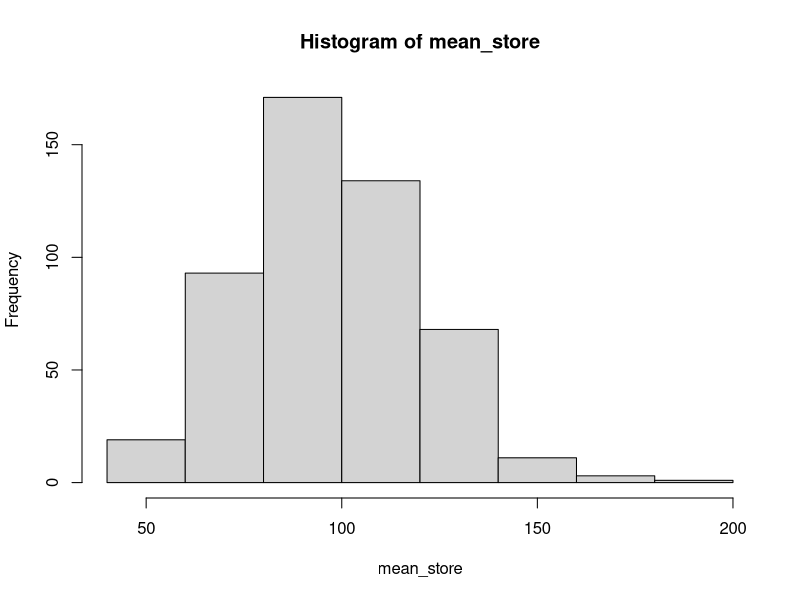

Here is the R script that generated this plot:
## ---- chunk 1
# draw 10,000 number from the above distribution and store it.

# count the number of draws that falls in the given range. 
#a.

P1 = pnorm(50, mean =30, sd = 10)
P2 = pnorm(20, mean =30, sd = 10)
p_theoretical = P1 - P2
p_theoretical
## ---- chunk 2
#b.
n=10000
x = rnorm(n, mean = 30, sd = 10)
p = sum(x<45&x>=30)/n
p

## ---- chunk 3
# for(i in 1:N){
  # draw one such sample with sample size n
  # store the mean of the sample
  # store the standard deviation of the sample
# }
# compute the mean of the sample means
# compute the mean of the sample standard deviations
N = 500
n = 100

mean_store = vector(length=N)
sd_store = vector(length=N)
for (i in 1:N) {
  x = sample(c(7,77,777),size=n,replace=T,prob=c(0.7,0.2,0.1))
  mean_store[i] = mean(x)
  sd_store[i] = sd(x)
}

mean_mean = mean(mean_store)
mean_mean
mean_sd = mean(sd_store)
mean_sd
## ---- chunk 4
# plot your data:
  # the hist() function is the easiest way to do so.
  # we will learn more sophisticated plotting skills later.
hist(mean_store)
